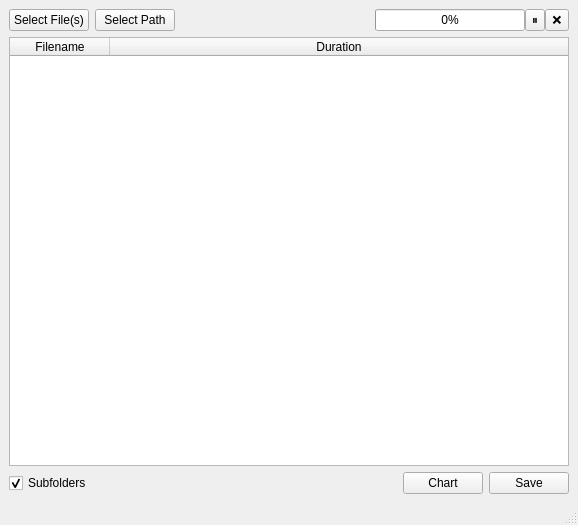
<?xml version="1.0" encoding="UTF-8"?>
<ui version="4.0">
 <class>MainWindow</class>
 <widget class="QMainWindow" name="MainWindow">
  <property name="geometry">
   <rect>
    <x>0</x>
    <y>0</y>
    <width>578</width>
    <height>525</height>
   </rect>
  </property>
  <property name="windowTitle">
   <string>VidMeter</string>
  </property>
  <widget class="QWidget" name="centralwidget">
   <layout class="QGridLayout" name="gridLayout">
    <item row="0" column="0">
     <layout class="QHBoxLayout" name="horizontalLayout">
      <item>
       <widget class="QPushButton" name="btnSelectFiles">
        <property name="text">
         <string>Select File(s)</string>
        </property>
       </widget>
      </item>
      <item>
       <widget class="QPushButton" name="btnSelectPath">
        <property name="text">
         <string>Select Path</string>
        </property>
       </widget>
      </item>
      <item>
       <spacer name="horizontalSpacer">
        <property name="orientation">
         <enum>Qt::Orientation::Horizontal</enum>
        </property>
        <property name="sizeHint" stdset="0">
         <size>
          <width>40</width>
          <height>20</height>
         </size>
        </property>
       </spacer>
      </item>
      <item>
       <layout class="QHBoxLayout" name="horizontalLayout_3">
        <property name="spacing">
         <number>0</number>
        </property>
        <item>
         <widget class="QProgressBar" name="progressBar">
          <property name="value">
           <number>0</number>
          </property>
          <property name="alignment">
           <set>Qt::AlignmentFlag::AlignCenter</set>
          </property>
         </widget>
        </item>
        <item>
         <widget class="QToolButton" name="btnPauseResume">
          <property name="sizePolicy">
           <sizepolicy hsizetype="Fixed" vsizetype="Minimum">
            <horstretch>0</horstretch>
            <verstretch>0</verstretch>
           </sizepolicy>
          </property>
          <property name="toolTip">
           <string>مکث</string>
          </property>
          <property name="text">
           <string>⏸</string>
          </property>
         </widget>
        </item>
        <item>
         <widget class="QToolButton" name="btnCancelProcess">
          <property name="sizePolicy">
           <sizepolicy hsizetype="Fixed" vsizetype="Minimum">
            <horstretch>0</horstretch>
            <verstretch>0</verstretch>
           </sizepolicy>
          </property>
          <property name="toolTip">
           <string>لغو</string>
          </property>
          <property name="text">
           <string>❌</string>
          </property>
         </widget>
        </item>
       </layout>
      </item>
     </layout>
    </item>
    <item row="1" column="0">
     <widget class="QTableWidget" name="tableFiles">
      <property name="editTriggers">
       <set>QAbstractItemView::EditTrigger::NoEditTriggers</set>
      </property>
      <property name="selectionMode">
       <enum>QAbstractItemView::SelectionMode::ExtendedSelection</enum>
      </property>
      <property name="selectionBehavior">
       <enum>QAbstractItemView::SelectionBehavior::SelectRows</enum>
      </property>
      <attribute name="horizontalHeaderStretchLastSection">
       <bool>true</bool>
      </attribute>
      <attribute name="verticalHeaderStretchLastSection">
       <bool>false</bool>
      </attribute>
      <column>
       <property name="text">
        <string>Filename</string>
       </property>
      </column>
      <column>
       <property name="text">
        <string>Duration</string>
       </property>
      </column>
     </widget>
    </item>
    <item row="2" column="0">
     <layout class="QHBoxLayout" name="horizontalLayout_2">
      <item>
       <widget class="QCheckBox" name="chkSubfolder">
        <property name="text">
         <string>Subfolders</string>
        </property>
        <property name="checked">
         <bool>true</bool>
        </property>
       </widget>
      </item>
      <item>
       <spacer name="horizontalSpacer_2">
        <property name="orientation">
         <enum>Qt::Orientation::Horizontal</enum>
        </property>
        <property name="sizeHint" stdset="0">
         <size>
          <width>40</width>
          <height>20</height>
         </size>
        </property>
       </spacer>
      </item>
      <item>
       <widget class="QPushButton" name="btnChart">
        <property name="text">
         <string>Chart</string>
        </property>
       </widget>
      </item>
      <item>
       <widget class="QPushButton" name="btnSaveToFile">
        <property name="text">
         <string>Save</string>
        </property>
       </widget>
      </item>
     </layout>
    </item>
   </layout>
  </widget>
  <widget class="QMenuBar" name="menubar">
   <property name="geometry">
    <rect>
     <x>0</x>
     <y>0</y>
     <width>578</width>
     <height>21</height>
    </rect>
   </property>
  </widget>
  <widget class="QStatusBar" name="statusbar"/>
 </widget>
 <resources/>
 <connections/>
</ui>
